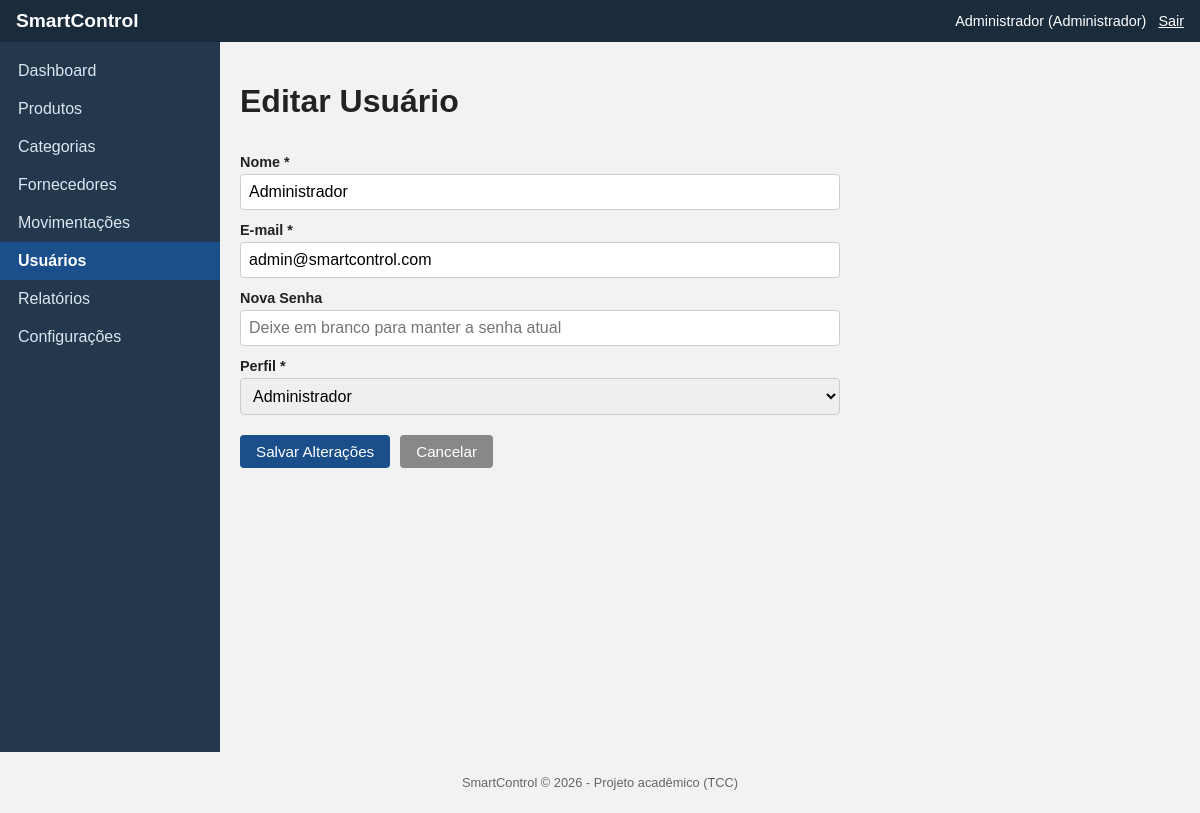
Screenshot of /users/edit.php?id=1 (signed in) with the database file from the repository.
### tables this page shows
CREATE TABLE usuarios (
    id INT AUTO_INCREMENT PRIMARY KEY,
    nome VARCHAR(100) NOT NULL,
    email VARCHAR(150) NOT NULL UNIQUE,
    senha VARCHAR(255) NOT NULL,
    perfil ENUM('administrador', 'funcionario') NOT NULL DEFAULT 'funcionario',
    ativo TINYINT(1) NOT NULL DEFAULT 1,
    data_cadastro DATETIME NOT NULL DEFAULT CURRENT_TIMESTAMP
);

### includes/functions.php (called while the page is built, shortened)
<?php
function limpar(?string $valor): string
{
    return htmlspecialchars(trim($valor ?? ''), ENT_QUOTES, 'UTF-8');
}

### users/edit.php (the view, shortened to what this page needs)
<?php
require_once __DIR__ . '/../config/config.php';
$id = (int) ($_GET['id'] ?? 0);
$stmt = $pdo->prepare("SELECT * FROM usuarios WHERE id = :id");
$stmt->execute([':id' => $id]);
$usuario = $stmt->fetch();
require_once __DIR__ . '/../includes/header.php';
require_once __DIR__ . '/../includes/sidebar.php';
?>
<div class="conteudo">
    <h1>Editar Usuário</h1>
    <form method="POST" action="" class="formulario">
        <label for="nome">Nome *</label>
        <input type="text" name="nome" id="nome" required value="<?php echo limpar($usuario['nome']); ?>">
        <label for="email">E-mail *</label>
        <input type="email" name="email" id="email" required value="<?php echo limpar($usuario['email']); ?>">
        <label for="senha">Nova Senha</label>
        <input type="password" name="senha" id="senha" minlength="6" placeholder="Deixe em branco para manter a senha atual">
        <label for="perfil">Perfil *</label>
        <select name="perfil" id="perfil" required>
            <option value="administrador" <?php echo $usuario['perfil'] === 'administrador' ? 'selected' : ''; ?>>Administrador</option>
        </select>
        <div class="acoes-formulario">
            <button type="submit" class="botao">Salvar Alterações</button>
            <a href="<?php echo BASE_URL; ?>/users/list.php" class="botao botao-secundario">Cancelar</a>
        </div>
    </form>
</div>
<?php require_once __DIR__ . '/../includes/footer.php'; ?>

### assets/css/style.css (style rules this page uses)
* { box-sizing: border-box; }
body { font-family: Arial, Helvetica, sans-serif; margin: 0; background: #f2f2f2; color: #222; }
a { color: #1a4f8b; text-decoration: none; }
.conteudo { flex: 1; padding: 20px; }
.formulario { max-width: 600px; display: flex; flex-direction: column; }
.formulario label { margin-top: 12px; font-weight: bold; font-size: 0.9em; }
.formulario input, .formulario select, .formulario textarea, .caixa-login input { padding: 8px; margin-top: 4px; border: 1px solid #ccc; border-radius: 4px; font-size: 1em; width: 100%; }
.acoes-formulario { margin-top: 20px; display: flex; gap: 10px; }
.botao { display: inline-block; background: #1a4f8b; color: #fff; border: none; padding: 8px 16px; border-radius: 4px; cursor: pointer; font-size: 0.95em; }
.botao-secundario { background: #888; }

### rows the page displays
usuarios: nome "Administrador", email "admin@smartcontrol.com", perfil "Administrador"

### other values shown
limpar(nomeUsuarioLogado()) "Administrador"
